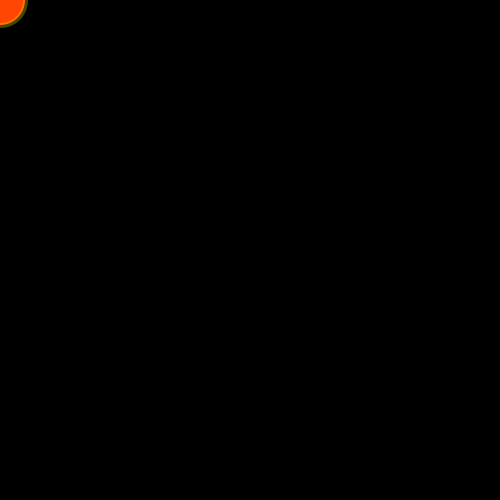
Frame 1 (no input)
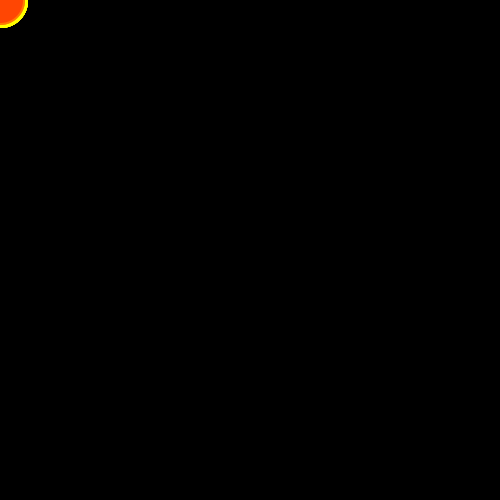
Frame 60 (the mouse pressed at the canvas centre just before this capture)
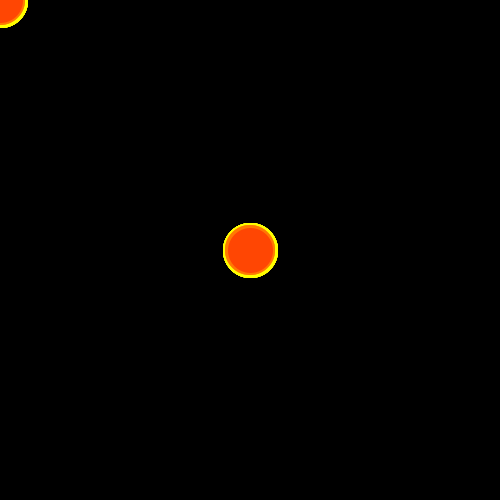
Frame 120 (the mouse held since frame 60 and released just before this capture)

The Processing sketch that drew these frames (run headless with seeded random() and noise(); from frame 60 on, the mouse is pressed at the canvas centre):

// Processing sketch: processing_36144
// ── processing_36144.pde

void setup(){
  size(500,500);
  smooth();
  strokeWeight(5);
  stroke(255,255,0,70);
  background(0);
}
void draw(){
  fill(255,70,3);
  ellipse(mouseX,mouseY,50,50);}

                
